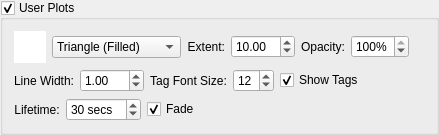
        <widget class="QGroupBox" name="bugPlotsVisible_" >
         <property name="title" >
          <string>User Plots</string>
         </property>
         <property name="checkable" >
          <bool>true</bool>
         </property>
         <property name="checked" >
          <bool>true</bool>
         </property>
         <layout class="QVBoxLayout" >
          <item>
           <layout class="QHBoxLayout" >
            <item>
             <widget class="SideCar::GUI::ColorButtonWidget" name="bugPlotsColor_" >
              <property name="sizePolicy" >
               <sizepolicy vsizetype="Fixed" hsizetype="Fixed" >
                <horstretch>0</horstretch>
                <verstretch>0</verstretch>
               </sizepolicy>
              </property>
              <property name="minimumSize" >
               <size>
                <width>32</width>
                <height>32</height>
               </size>
              </property>
              <property name="maximumSize" >
               <size>
                <width>32</width>
                <height>32</height>
               </size>
              </property>
              <property name="palette" >
               <palette>
                <active>
                 <colorrole role="WindowText" >
                  <brush brushstyle="SolidPattern" >
                   <color alpha="255" >
                    <red>0</red>
                    <green>0</green>
                    <blue>0</blue>
                   </color>
                  </brush>
                 </colorrole>
                 <colorrole role="Button" >
                  <brush brushstyle="SolidPattern" >
                   <color alpha="255" >
                    <red>255</red>
                    <green>255</green>
                    <blue>255</blue>
                   </color>
                  </brush>
                 </colorrole>
                 <colorrole role="Light" >
                  <brush brushstyle="SolidPattern" >
                   <color alpha="255" >
                    <red>255</red>
                    <green>255</green>
                    <blue>255</blue>
                   </color>
                  </brush>
                 </colorrole>
                 <colorrole role="Midlight" >
                  <brush brushstyle="SolidPattern" >
                   <color alpha="255" >
                    <red>255</red>
                    <green>255</green>
                    <blue>255</blue>
                   </color>
                  </brush>
                 </colorrole>
                 <colorrole role="Dark" >
                  <brush brushstyle="SolidPattern" >
                   <color alpha="255" >
                    <red>127</red>
                    <green>127</green>
                    <blue>127</blue>
                   </color>
                  </brush>
                 </colorrole>
                 <colorrole role="Mid" >
                  <brush brushstyle="SolidPattern" >
                   <color alpha="255" >
                    <red>170</red>
                    <green>170</green>
                    <blue>170</blue>
                   </color>
                  </brush>
                 </colorrole>
                 <colorrole role="Text" >
                  <brush brushstyle="SolidPattern" >
                   <color alpha="255" >
                    <red>0</red>
                    <green>0</green>
                    <blue>0</blue>
                   </color>
                  </brush>
                 </colorrole>
                 <colorrole role="BrightText" >
                  <brush brushstyle="SolidPattern" >
                   <color alpha="255" >
                    <red>255</red>
                    <green>255</green>
                    <blue>255</blue>
                   </color>
                  </brush>
                 </colorrole>
                 <colorrole role="ButtonText" >
                  <brush brushstyle="SolidPattern" >
                   <color alpha="255" >
                    <red>0</red>
                    <green>0</green>
                    <blue>0</blue>
                   </color>
                  </brush>
                 </colorrole>
                 <colorrole role="Base" >
                  <brush brushstyle="SolidPattern" >
                   <color alpha="255" >
                    <red>255</red>
                    <green>255</green>
                    <blue>255</blue>
                   </color>
                  </brush>
                 </colorrole>
                 <colorrole role="Window" >
                  <brush brushstyle="SolidPattern" >
                   <color alpha="255" >
                    <red>255</red>
                    <green>255</green>
                    <blue>255</blue>
                   </color>
                  </brush>
                 </colorrole>
                 <colorrole role="Shadow" >
                  <brush brushstyle="SolidPattern" >
                   <color alpha="255" >
                    <red>0</red>
                    <green>0</green>
                    <blue>0</blue>
                   </color>
                  </brush>
                 </colorrole>
                 <colorrole role="AlternateBase" >
                  <brush brushstyle="SolidPattern" >
                   <color alpha="255" >
                    <red>255</red>
                    <green>255</green>
                    <blue>255</blue>
                   </color>
                  </brush>
                 </colorrole>
                </active>
                <inactive>
                 <colorrole role="WindowText" >
                  <brush brushstyle="SolidPattern" >
                   <color alpha="255" >
                    <red>0</red>
                    <green>0</green>
                    <blue>0</blue>
                   </color>
                  </brush>
                 </colorrole>
                 <colorrole role="Button" >
                  <brush brushstyle="SolidPattern" >
                   <color alpha="255" >
                    <red>255</red>
                    <green>255</green>
                    <blue>255</blue>
                   </color>
                  </brush>
                 </colorrole>
                 <colorrole role="Light" >
                  <brush brushstyle="SolidPattern" >
                   <color alpha="255" >
                    <red>255</red>
                    <green>255</green>
                    <blue>255</blue>
                   </color>
                  </brush>
                 </colorrole>
                 <colorrole role="Midlight" >
                  <brush brushstyle="SolidPattern" >
                   <color alpha="255" >
                    <red>255</red>
                    <green>255</green>
                    <blue>255</blue>
                   </color>
                  </brush>
                 </colorrole>
                 <colorrole role="Dark" >
                  <brush brushstyle="SolidPattern" >
                   <color alpha="255" >
                    <red>127</red>
                    <green>127</green>
                    <blue>127</blue>
                   </color>
                  </brush>
                 </colorrole>
                 <colorrole role="Mid" >
                  <brush brushstyle="SolidPattern" >
                   <color alpha="255" >
                    <red>170</red>
                    <green>170</green>
                    <blue>170</blue>
                   </color>
                  </brush>
                 </colorrole>
                 <colorrole role="Text" >
                  <brush brushstyle="SolidPattern" >
                   <color alpha="255" >
                    <red>0</red>
                    <green>0</green>
                    <blue>0</blue>
                   </color>
                  </brush>
                 </colorrole>
                 <colorrole role="BrightText" >
                  <brush brushstyle="SolidPattern" >
                   <color alpha="255" >
                    <red>255</red>
                    <green>255</green>
                    <blue>255</blue>
                   </color>
                  </brush>
                 </colorrole>
                 <colorrole role="ButtonText" >
                  <brush brushstyle="SolidPattern" >
                   <color alpha="255" >
                    <red>0</red>
                    <green>0</green>
                    <blue>0</blue>
                   </color>
                  </brush>
                 </colorrole>
                 <colorrole role="Base" >
                  <brush brushstyle="SolidPattern" >
                   <color alpha="255" >
                    <red>255</red>
                    <green>255</green>
                    <blue>255</blue>
                   </color>
                  </brush>
                 </colorrole>
                 <colorrole role="Window" >
                  <brush brushstyle="SolidPattern" >
                   <color alpha="255" >
                    <red>255</red>
                    <green>255</green>
                    <blue>255</blue>
                   </color>
                  </brush>
                 </colorrole>
                 <colorrole role="Shadow" >
                  <brush brushstyle="SolidPattern" >
                   <color alpha="255" >
                    <red>0</red>
                    <green>0</green>
                    <blue>0</blue>
                   </color>
                  </brush>
                 </colorrole>
                 <colorrole role="AlternateBase" >
                  <brush brushstyle="SolidPattern" >
                   <color alpha="255" >
                    <red>255</red>
                    <green>255</green>
                    <blue>255</blue>
                   </color>
                  </brush>
                 </colorrole>
                </inactive>
                <disabled>
                 <colorrole role="WindowText" >
                  <brush brushstyle="SolidPattern" >
                   <color alpha="255" >
                    <red>127</red>
                    <green>127</green>
                    <blue>127</blue>
                   </color>
                  </brush>
                 </colorrole>
                 <colorrole role="Button" >
                  <brush brushstyle="SolidPattern" >
                   <color alpha="255" >
                    <red>255</red>
                    <green>255</green>
                    <blue>255</blue>
                   </color>
                  </brush>
                 </colorrole>
                 <colorrole role="Light" >
                  <brush brushstyle="SolidPattern" >
                   <color alpha="255" >
                    <red>255</red>
                    <green>255</green>
                    <blue>255</blue>
                   </color>
                  </brush>
                 </colorrole>
                 <colorrole role="Midlight" >
                  <brush brushstyle="SolidPattern" >
                   <color alpha="255" >
                    <red>255</red>
                    <green>255</green>
                    <blue>255</blue>
                   </color>
                  </brush>
                 </colorrole>
                 <colorrole role="Dark" >
                  <brush brushstyle="SolidPattern" >
                   <color alpha="255" >
                    <red>127</red>
                    <green>127</green>
                    <blue>127</blue>
                   </color>
                  </brush>
                 </colorrole>
                 <colorrole role="Mid" >
                  <brush brushstyle="SolidPattern" >
                   <color alpha="255" >
                    <red>170</red>
                    <green>170</green>
                    <blue>170</blue>
                   </color>
                  </brush>
                 </colorrole>
                 <colorrole role="Text" >
                  <brush brushstyle="SolidPattern" >
                   <color alpha="255" >
                    <red>127</red>
                    <green>127</green>
                    <blue>127</blue>
                   </color>
                  </brush>
                 </colorrole>
                 <colorrole role="BrightText" >
                  <brush brushstyle="SolidPattern" >
                   <color alpha="255" >
                    <red>255</red>
                    <green>255</green>
                    <blue>255</blue>
                   </color>
                  </brush>
                 </colorrole>
                 <colorrole role="ButtonText" >
                  <brush brushstyle="SolidPattern" >
                   <color alpha="255" >
                    <red>127</red>
                    <green>127</green>
                    <blue>127</blue>
                   </color>
                  </brush>
                 </colorrole>
                 <colorrole role="Base" >
                  <brush brushstyle="SolidPattern" >
                   <color alpha="255" >
                    <red>255</red>
                    <green>255</green>
                    <blue>255</blue>
                   </color>
                  </brush>
                 </colorrole>
                 <colorrole role="Window" >
                  <brush brushstyle="SolidPattern" >
                   <color alpha="255" >
                    <red>255</red>
                    <green>255</green>
                    <blue>255</blue>
                   </color>
                  </brush>
                 </colorrole>
                 <colorrole role="Shadow" >
                  <brush brushstyle="SolidPattern" >
                   <color alpha="255" >
                    <red>0</red>
                    <green>0</green>
                    <blue>0</blue>
                   </color>
                  </brush>
                 </colorrole>
                 <colorrole role="AlternateBase" >
                  <brush brushstyle="SolidPattern" >
                   <color alpha="255" >
                    <red>255</red>
                    <green>255</green>
                    <blue>255</blue>
                   </color>
                  </brush>
                 </colorrole>
                </disabled>
               </palette>
              </property>
              <property name="autoFillBackground" >
               <bool>true</bool>
              </property>
              <property name="autoDefault" >
               <bool>false</bool>
              </property>
              <property name="flat" >
               <bool>true</bool>
              </property>
             </widget>
            </item>
            <item>
             <widget class="SideCar::GUI::PlotSymbolWidget" name="bugPlotsSymbolType_" >
              <property name="currentIndex" >
               <number>8</number>
              </property>
              <item>
               <property name="text" >
                <string>Cross</string>
               </property>
              </item>
              <item>
               <property name="text" >
                <string>Cross+Square</string>
               </property>
              </item>
              <item>
               <property name="text" >
                <string>Diamond (Filled)</string>
               </property>
              </item>
              <item>
               <property name="text" >
                <string>Diamond (Hollow)</string>
               </property>
              </item>
              <item>
               <property name="text" >
                <string>Plus</string>
               </property>
              </item>
              <item>
               <property name="text" >
                <string>Plus+Diamond</string>
               </property>
              </item>
              <item>
               <property name="text" >
                <string>Square (Filled)</string>
               </property>
              </item>
              <item>
               <property name="text" >
                <string>Sqaure (Hollow)</string>
               </property>
              </item>
              <item>
               <property name="text" >
                <string>Triangle (Filled)</string>
               </property>
              </item>
              <item>
               <property name="text" >
                <string>Triangle (Hollow)</string>
               </property>
              </item>
              <item>
               <property name="text" >
                <string>Dagger (Filled)</string>
               </property>
              </item>
              <item>
               <property name="text" >
                <string>Dagger (Hollow)</string>
               </property>
              </item>
             </widget>
            </item>
            <item>
             <widget class="QLabel" name="label_16" >
              <property name="text" >
               <string>Extent:</string>
              </property>
              <property name="alignment" >
               <set>Qt::AlignRight|Qt::AlignTrailing|Qt::AlignVCenter</set>
              </property>
             </widget>
            </item>
            <item>
             <widget class="QDoubleSpinBox" name="bugPlotsExtent_" >
              <property name="keyboardTracking" >
               <bool>false</bool>
              </property>
              <property name="minimum" >
               <double>0.100000000000000</double>
              </property>
              <property name="maximum" >
               <double>100.000000000000000</double>
              </property>
              <property name="singleStep" >
               <double>0.100000000000000</double>
              </property>
              <property name="value" >
               <double>10.000000000000000</double>
              </property>
             </widget>
            </item>
            <item>
             <widget class="QLabel" name="label_52" >
              <property name="text" >
               <string>Opacity:</string>
              </property>
              <property name="alignment" >
               <set>Qt::AlignRight|Qt::AlignTrailing|Qt::AlignVCenter</set>
              </property>
             </widget>
            </item>
            <item>
             <widget class="QSpinBox" name="bugPlotsOpacity_" >
              <property name="keyboardTracking" >
               <bool>false</bool>
              </property>
              <property name="suffix" >
               <string>%</string>
              </property>
              <property name="maximum" >
               <number>100</number>
              </property>
              <property name="value" >
               <number>100</number>
              </property>
             </widget>
            </item>
            <item>
             <spacer>
              <property name="orientation" >
               <enum>Qt::Horizontal</enum>
              </property>
              <property name="sizeHint" stdset="0" >
               <size>
                <width>16</width>
                <height>32</height>
               </size>
              </property>
             </spacer>
            </item>
           </layout>
          </item>
          <item>
           <layout class="QHBoxLayout" >
            <item>
             <widget class="QLabel" name="label_36" >
              <property name="text" >
               <string>Line Width:</string>
              </property>
              <property name="alignment" >
               <set>Qt::AlignRight|Qt::AlignTrailing|Qt::AlignVCenter</set>
              </property>
             </widget>
            </item>
            <item>
             <widget class="QDoubleSpinBox" name="bugPlotsLineWidth_" >
              <property name="keyboardTracking" >
               <bool>false</bool>
              </property>
              <property name="minimum" >
               <double>0.100000000000000</double>
              </property>
              <property name="maximum" >
               <double>100.000000000000000</double>
              </property>
              <property name="singleStep" >
               <double>0.100000000000000</double>
              </property>
              <property name="value" >
               <double>1.000000000000000</double>
              </property>
             </widget>
            </item>
            <item>
             <widget class="QLabel" name="label_922" >
              <property name="text" >
               <string>Tag Font Size:</string>
              </property>
              <property name="alignment" >
               <set>Qt::AlignCenter</set>
              </property>
             </widget>
            </item>
            <item>
             <widget class="QSpinBox" name="bugPlotsTagSize_" >
              <property name="toolTip" >
               <string>Degrees ahead of last azimuth report to begin dropping previous extraction reports.</string>
              </property>
              <property name="keyboardTracking" >
               <bool>false</bool>
              </property>
              <property name="suffix" >
               <string/>
              </property>
              <property name="minimum" >
               <number>8</number>
              </property>
              <property name="maximum" >
               <number>24</number>
              </property>
              <property name="singleStep" >
               <number>1</number>
              </property>
              <property name="value" >
               <number>12</number>
              </property>
             </widget>
            </item>
            <item>
             <widget class="QCheckBox" name="bugPlotsShowTags_" >
              <property name="text" >
               <string>Show Tags</string>
              </property>
              <property name="checked" >
               <bool>true</bool>
              </property>
             </widget>
            </item>
            <item>
             <spacer>
              <property name="orientation" >
               <enum>Qt::Horizontal</enum>
              </property>
              <property name="sizeHint" stdset="0" >
               <size>
                <width>40</width>
                <height>20</height>
               </size>
              </property>
             </spacer>
            </item>
           </layout>
          </item>
          <item>
           <layout class="QHBoxLayout" >
            <item>
             <widget class="QLabel" name="label_34" >
              <property name="text" >
               <string>Lifetime:</string>
              </property>
              <property name="alignment" >
               <set>Qt::AlignCenter</set>
              </property>
             </widget>
            </item>
            <item>
             <widget class="QSpinBox" name="bugPlotsLifeTime_" >
              <property name="toolTip" >
               <string>Degrees ahead of last azimuth report to begin  dropping previous extraction reports.</string>
              </property>
              <property name="keyboardTracking" >
               <bool>false</bool>
              </property>
              <property name="suffix" >
               <string> secs</string>
              </property>
              <property name="minimum" >
               <number>10</number>
              </property>
              <property name="maximum" >
               <number>999</number>
              </property>
              <property name="singleStep" >
               <number>1</number>
              </property>
              <property name="value" >
               <number>30</number>
              </property>
             </widget>
            </item>
            <item>
             <widget class="QCheckBox" name="bugPlotsFadeEnabled_" >
              <property name="text" >
               <string>Fade</string>
              </property>
              <property name="checked" >
               <bool>true</bool>
              </property>
             </widget>
            </item>
            <item>
             <spacer>
              <property name="orientation" >
               <enum>Qt::Horizontal</enum>
              </property>
              <property name="sizeHint" stdset="0" >
               <size>
                <width>40</width>
                <height>20</height>
               </size>
              </property>
             </spacer>
            </item>
           </layout>
          </item>
         </layout>
        </widget>
